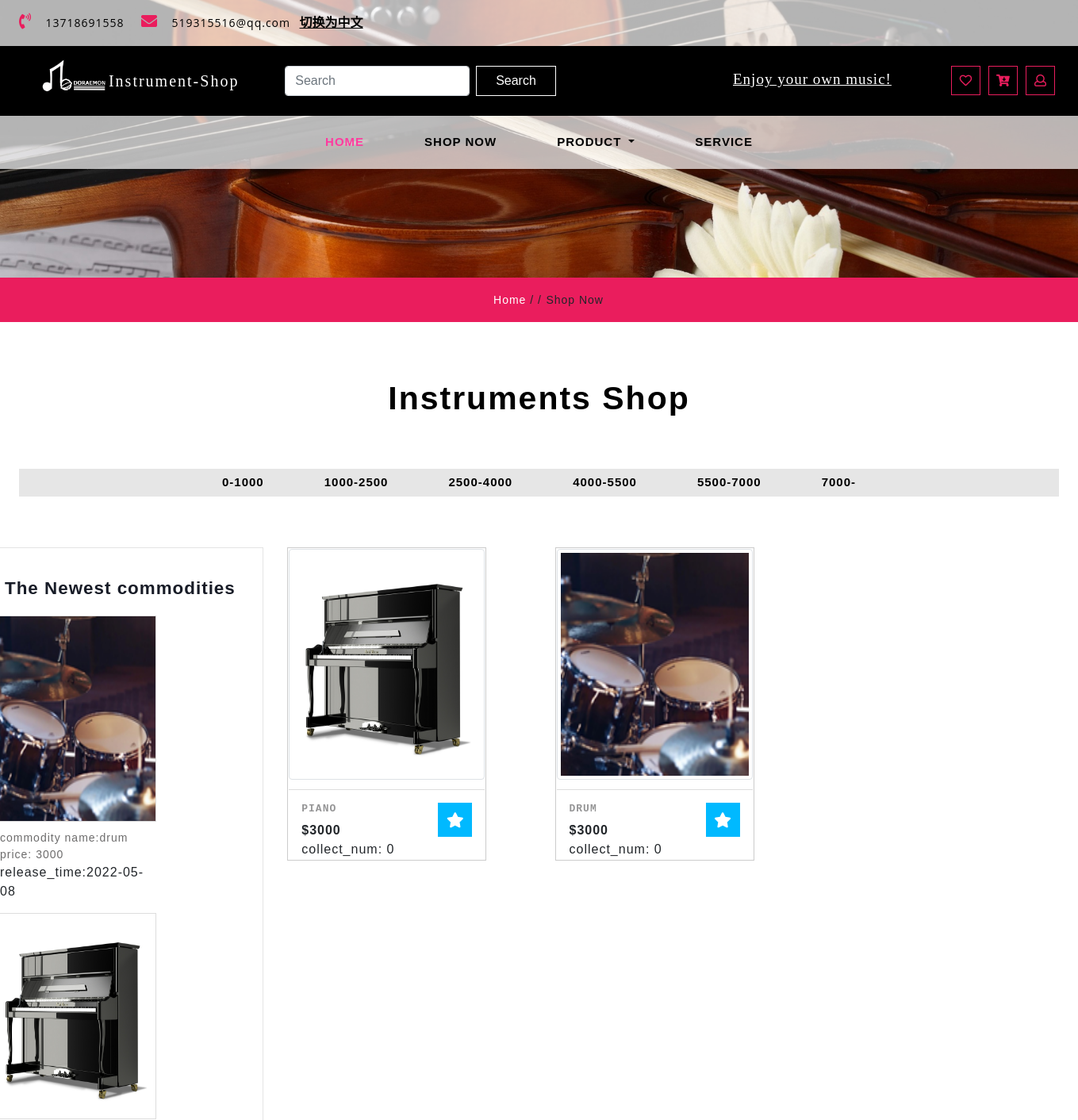
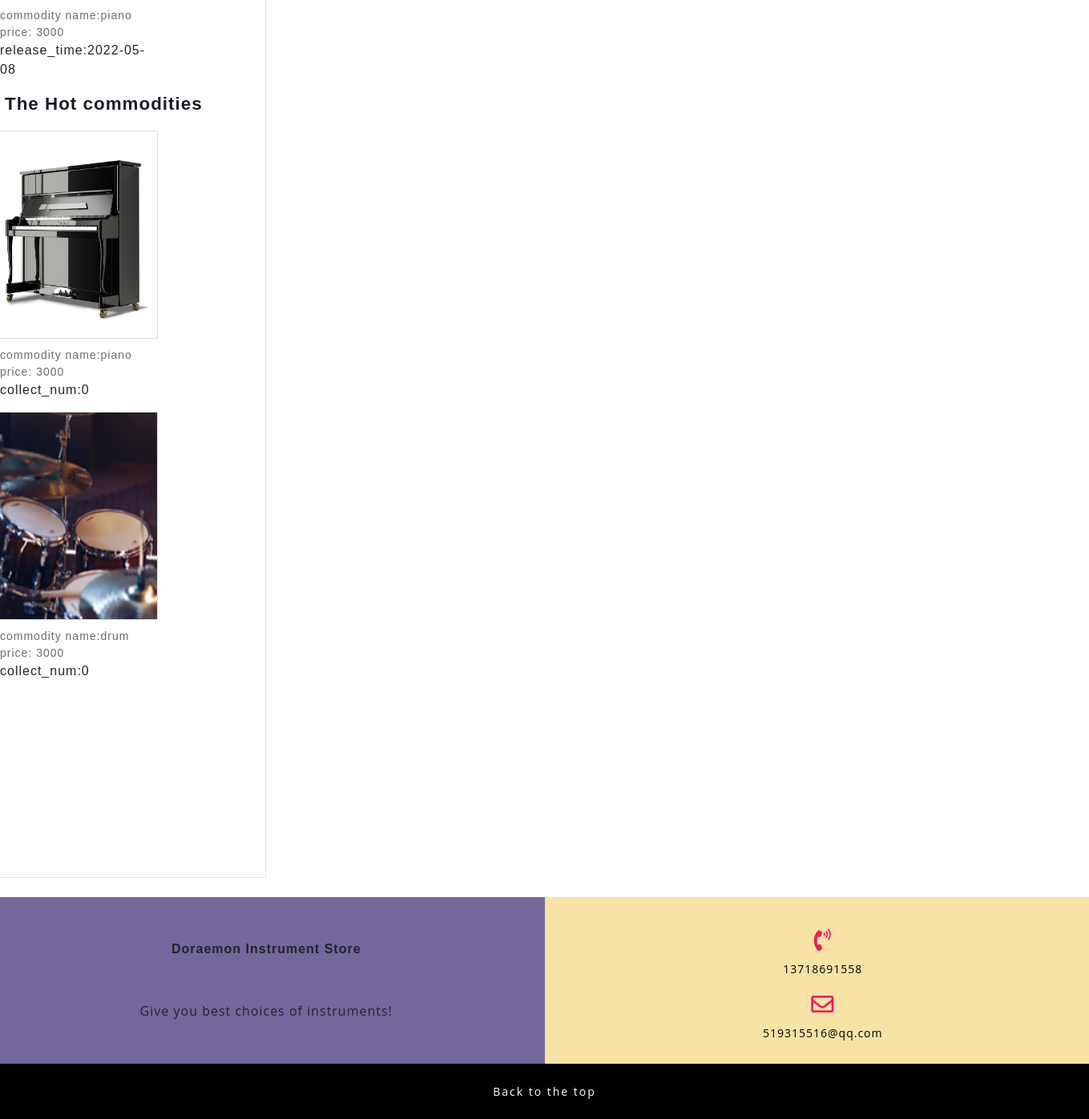
Page /shop on the committed database (2 pictures, top to bottom).
### app/models.py (models this page shows)
class Commodity(db.Model):
    __tablename__ = "commodity"
    __table_args__ = {'extend_existing': True}
    id = db.Column(db.Integer, primary_key=True, autoincrement=True)
    commodity_name = db.Column(db.String(32), nullable=False)
    release_time = db.Column(db.DateTime, default=datetime.now)
    cargo_quantity = db.Column(db.Integer, nullable=False)
    pic_path1 = db.Column(db.String(64), nullable=True)
    pic_path2 = db.Column(db.String(64), nullable=True)
    pic_path3 = db.Column(db.String(64), nullable=True)
    price = db.Column(db.Integer, nullable=False)
    introduction = db.Column(db.String(64), nullable=True)
    type = db.Column(db.String(32), nullable=False)
    collect_num = db.Column(db.Integer, default=0)
    is_collect = db.Column(db.Boolean, default=False, nullable=False)

### app/routes.py (the view, shortened to what this page needs)
@app.route('/shop', methods=['GET', 'POST'])
def shop():
    if islogined():
        authority = session.get('authority')
        user_icon = setIcon()
    else:
        authority = 0
        user_icon = 'NULL'
    print(session.get('price_section_start'))
    if session.get('price_section_start') is None:
        commodities = Commodity.query.all()
        print(3)
        print(commodities)
    session.pop('price_section_start', None)
    session.pop('price_section_end', None)
    new_commodities = Commodity.query.order_by(Commodity.id.desc()).all()[0:5]
    collect_commodities = Commodity.query.order_by(Commodity.collect_num.desc()).all()[0:5]
    x = new_commodities
    user_id = session.get('uid')
    user = User.query.filter(User.id == user_id).first()
    for commodity in commodities:
        collections = Collections.query.filter_by(user_id=user_id, commodity_id=commodity.id).first()
        if collections:
            commodity.is_collected = True
        else:
            commodity.is_collected = False
    list = dict()
    for a in x:
        list[a.id] = a.release_time.strftime('%Y-%m-%d')
    return render_template('shop.html', islogin=islogined(), commodities=commodities, new_commodities=x,
                           types=all_type, type_value=all_type.values(), icon=user_icon, user_id=user_id,
                           authority=authority, collect_commodities=collect_commodities, list=list, user=user)

### app/functions.py (called while the page is built)
def islogined():
    if session.get('USERNAME'):
        return True
    else:
        return False

### app/templates/shop.html (shortened to what this page needs)
{% extends "base.html" %}
{% block content %}
    <link href="../static/css/bootstrap.min.css" rel="stylesheet" type="text/css" media="all">
    <link href="../static/css/fontawesome-all.min.css" rel="stylesheet" type="text/css" media="all">
    <link rel="stylesheet" href="../static/css/shop.css" type="text/css">
    <link rel="stylesheet" type="text/css" href="../static/css/jquery-ui1.css">
    <link href="../static/css/style.css" rel='stylesheet' type='text/css' media="all">
    <div class="inner_page-banner one-img">
    </div>
    <div class="using-border py-3">
        <div class="inner_breadcrumb  ml-4">
            <ul class="short_ls">
                <li>
                    <a href="index" class="i18n" contrastName="HOME">Home</a>
                    <span>/ /</span>
                </li>
                <li class="i18n" contrastName="SHOPNOW">Shop Now</li>
            </ul>
        </div>
    </div>
    <section class="contact py-lg-4 py-md-3 py-sm-3 py-3">
        <div class="container-fluid py-lg-5 py-md-4 py-sm-4 py-3">
            <h3 class="title text-center mb-lg-5 mb-md-4 mb-sm-4 mb-3 i18n" contrastName="INSTRUMENTS_SHOP">Instruments
                Shop</h3>
            <nav class="navbar navbar-expand-lg navbar-light">
                <div class="collapse navbar-collapse justify-content-center" id="navbarSupportedContent"
                     style="background: rgb(230,230,230)">
                    <ul class="navbar-nav ">
                        <li id="1">
                            <a class="nav-link" href="/change/1">0-1000</a>
                        </li>
                        <li id="2">
                            <a href="/change/2" class="nav-link">1000-2500</a>
                        </li>
                        <li id="3">
                            <a href="/change/3" class="nav-link">2500-4000</a>
                        </li>
                        <li id="4">
                            <a href="/change/4" class="nav-link">4000-5500</a>
                        </li>
                        <li id="5">
                            <a href="/change/5" class="nav-link">5500-7000</a>
                        </li>
                        <li id="6">
                            <a href="/change/6" class="nav-link">7000-</a>
                        </li>
                    </ul>
                </div>
            </nav>
        </div>
        <div class="row">
            <div class="side-bar col-lg-3">
                <div class="left-side">
                    <h3 class="agileits-sear-head i18n" contrastName="TNC">The Newest commodities</h3>
                    {% for commodity in new_commodities %}
                        <div class="row special-sec1">
                            <div class="col-xs-4 img-deals">
                                <img src="{{ commodity.pic_path1 }}" alt="" class="img-fluid">
                            </div>
                            <div class="col-xs-8 img-deal1">
                                <a href="single/{{ commodity.id }}">commodity
                                    name:{{ commodity.commodity_name }}</a><br>
                                <a href="single/{{ commodity.id }}">price: {{ commodity.price }}</a><br>
                                <span class="i18n"
                                      contrastName="RELEASE_TIME">release_time:</span><span>{{ list[ commodity.id ] }}</span>
                            </div>
                        </div>
                    {% endfor %}
                </div>
                <div class="deal-leftmk left-side">
                    <h3 class="agileits-sear-head i18n" contrastName="THC">The Hot commodities</h3>
                    {% for commodity in collect_commodities %}
                        <div class="row special-sec1">
                            <div class="col-xs-4 img-deals">
                                <img src="{{ commodity.pic_path1 }}" alt="" class="img-fluid">
                            </div>
                            <div class="col-xs-8 img-deal1">
                                <a href="single/{{ commodity.id }}">commodity
                                    name:{{ commodity.commodity_name }}</a><br>
                                <a href="single/{{ commodity.id }}">price: {{ commodity.price }}</a><br>
                                <span class="i18n"
                                      contrastName="COLLECT_NUM">collect_num:</span><span>{{ commodity.collect_num }}</span>
                            </div>
                        </div>
                    {% endfor %}
                </div>
            </div>
            <div class="left-ads-display col-lg-9">
                {% for commodity in commodities %}
                    <div class="row2">
                        <div class="col-lg-4 col-md-6 col-sm-6 product-men women_two">
                            <div class="product-toys-info">
                                <div class="men-pro-item">
                                    <div class="men-thumb-item">
                                        <img src="{{ commodity.pic_path1 }}" class="img-thumbnail img-fluid" alt="" >
                                    </div>
                                    <div class="item-info-product">
                                        <div class="info-product-price">
                                            <div class="grid_meta">
                                                <div class="product_price">
                                                    <h4>
                                                        <a href="single/{{ commodity.id }}">{{ commodity.commodity_name }}</a>
                                                    </h4>
                                                    <div class="grid-price mt-2">
                                                        <span class="money ">${{ commodity.price }}</span><br>
                                                        <span class="i18n"
                                                              contrastName="COLLECT_NUM">collect_num:</span>
                                                        <span id="collect_num">{{ commodity.collect_num }}</span>
                                                    </div>
                                                </div>
                                            </div>
                                            <div class="toys single-item hvr-outline-out">
                                                {% if authority != 1 %}
                                                    <button id="button_collect{{ commodity.id }}"
                                                            class="toys-cart ptoys-cart"
                                                            {% if commodity.is_collected %}
                                                            style="background: rgb(255, 193, 7)"
                                                            {% else %}
                                                            style="background: #00b9ff"
                                                            {% endif %}
                                                            onclick=collect("{{ commodity.id }}")>
                                                        <i class="fas fa-star"></i>
                                                    </button>
                                                {% endif %}
                                            </div>
                                        </div>
                                    </div>
                                </div>
                            </div>
                        </div>
                    </div>
                {% endfor %}
            </div>
        </div>
    </section>
    <section class="subscribe">
         <div class="container-fluid">
         <div class="row">
           <div class="col-lg-6 col-md-6 map-info-right px-0 text-center">
                    <div class="address-gried-2">
                        <b class="i18n" contrastName="DIS">Doraemon Instrument Store</b>
                        <p class="i18n" contrastName="GYBCOI">
                            Give you best choices of instruments!
                        </p>
                    </div>
                </div>
            <div class="col-lg-6 col-md-6 address-w3l-right text-center">
               <div class="address-gried mt-3">
                  <span class="fas fa-phone-volume"></span>
                  <p> 13718691558<br></p>
               </div>
               <div class=" address-gried mt-3">
                  <span class="far fa-envelope"></span>
                  <p><a href="mailto:info@example.com">519315516@qq.com</a>
                  </p>
               </div>
            </div>
         </div>
		 </div>
      </section>
      <footer class="py-lg-4 py-md-3 py-sm-3 py-3 text-center">
         <div class="copy-agile-right">
            <p class="i18n" contrastName="BTTT">Back to the top</p>
         </div>
      </footer>
{% endblock %}

### app/static/css/shop.css (style rules this page uses)
.toys-cart { font-size: 1em; color: #fff; margin: 0; text-decoration: none; text-transform: capitalize; border: none; background: none; outline: none; -webkit-transition: .5s all; -moz-transition: .5s all; transition: .5s all; padding:5px 7px; }
.men-pro-item { position: relative; }
.img-deals img { width: 100%; border: 1px solid #ddd; }
span.money { font-size: 1em; font-weight: 700; }
.product-toys-info { border: 1px solid #ccc; padding: 1px; }
h3.agileits-sear-head { color: #181c27; margin-bottom: 20px; margin-left: 15px; font-size: 1.4em; font-weight: 600; }
.side-bar { max-width: 30%; padding: 20px 5px; border: 1px solid #e4e4e4; }
.product-men.women_two { margin-bottom: 12px; }
.left-side { margin-top: 18px; overflow: auto; }
.img-deal1 { padding: 0 .5em; margin-top: 10px; }
.img-deal1 a { font-size: 14px; color: #6d6c6c; }
.special-sec1 { margin-top: 15px; margin-left: 1px; margin-right: 1px; width: calc(100% - 130px); }
.men-thumb-item { text-align: center; position: relative; }
.item-info-product { text-align: center; }
.item-info-product h4 a { color: #080808; font-size: 15px; letter-spacing: 1px; text-transform: uppercase; font-weight: 700; }
.info-product-price { margin: 12px 0; }
.product-men img { width: 100%; height: 80%; }
.grid_meta { float: left; width: 80%; text-align: left; }
.info-product-price { margin: 12px 0; padding: 1em; border-top: 1px solid #ddd; }
button.toys-cart { font-size: 1.2em; color: #fff; border:none; text-align: center; border-left:none!important; background: none; background: #ea1d5d; width:20%; padding:12px 0px }
.product_price h4 a { color: #959596; font-size:13px; font-family: 'Inconsolata', monospace; }

### rows in the picture
Commodity: pic_path1 (picture), commodity_name "drum", price "3000", release_time "2022-05-08", collect_num "0", commodity_name "DRUM"
Commodity: pic_path1 (picture), commodity_name "piano", price "3000", release_time "2022-05-08", collect_num "0", commodity_name "PIANO"
